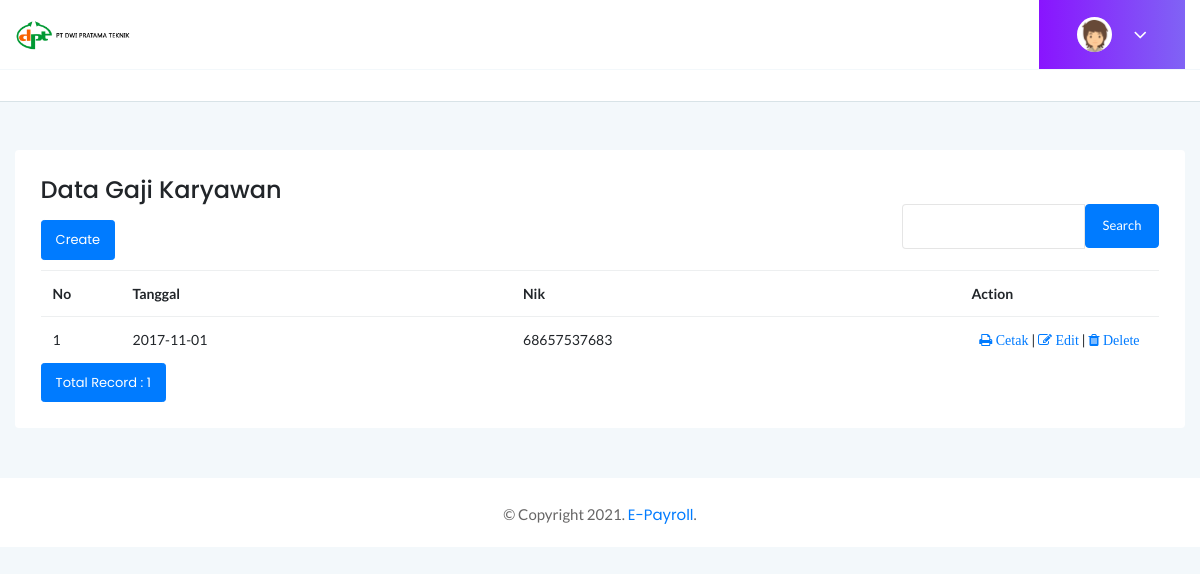
Screenshot of /index.php/gaji with the database file from the repository.
### tables this page shows
CREATE TABLE `gaji` (
  `id_gaji` int(11) NOT NULL,
  `tgl` date DEFAULT NULL,
  `nik` varchar(30) DEFAULT NULL
);

### application/controllers/Gaji.php (called while the page is built, shortened)
<?php
class Gaji extends CI_Controller
{
	public function index()
	{
		$q = urldecode($this->input->get('q', TRUE));
		$start = intval($this->input->get('start'));
		if ($q <> '') {
			$config['base_url'] = base_url().'admin/index.html?q='.urlencode($q);
			$config['first_url'] = base_url().'admin/index.html?q='.urlencode($q);
		} else {
			$config['base_url'] = base_url().'admin/index.html?q=';
			$config['first_url'] = base_url().'admin/index.html?q=';
		}
		$config['per_page'] = 10;
		$config['page_query_string'] = TRUE;
		$config['total_rows'] = $this->M_gaji->total_rows($q);
		$gaji = $this->M_gaji->get_limit_data($config['per_page'], $start, $q);
		$this->load->library('pagination');
        $this->pagination->initialize($config);
		$data = array(
            'gaji_data' => $gaji,
            'q' => $q,
            'pagination' => $this->pagination->create_links(),
            'total_rows' => $config['total_rows'],
            'start' => $start,
            'konten' => 'admin/listgaji',
            'judul' => 'Data Gaji Karyawan',
        );
        $this->load->view('index', $data);
	}
}

### index.php (called while the page is built, shortened)
<?php
require_once BASEPATH.'core/CodeIgniter.php';

### application/config/config.php (called while the page is built, shortened)
<?php
$config['base_url'] = 'http://localhost/e-payroll/';
$config['index_page'] = '';
$config['uri_protocol']	= 'REQUEST_URI';
$config['url_suffix'] = '';
$config['language']	= 'english';
$config['charset'] = 'UTF-8';
$config['enable_hooks'] = FALSE;
$config['subclass_prefix'] = 'MY_';
$config['composer_autoload'] = FALSE;
$config['permitted_uri_chars'] = 'a-z 0-9~%.:_\-';
$config['enable_query_strings'] = FALSE;
$config['controller_trigger'] = 'c';
$config['function_trigger'] = 'm';
$config['directory_trigger'] = 'd';
$config['allow_get_array'] = TRUE;
$config['log_threshold'] = 0;
$config['log_path'] = '';
$config['log_file_extension'] = '';
$config['log_file_permissions'] = 0644;
$config['log_date_format'] = 'Y-m-d H:i:s';
$config['error_views_path'] = '';
$config['cache_path'] = '';
$config['cache_query_string'] = FALSE;
$config['encryption_key'] = '';
$config['sess_driver'] = 'files';
$config['sess_cookie_name'] = 'ci_session';
$config['sess_expiration'] = 7200;
$config['sess_save_path'] = NULL;
$config['sess_match_ip'] = FALSE;
$config['sess_time_to_update'] = 300;
$config['sess_regenerate_destroy'] = FALSE;
$config['cookie_prefix']	= '';
$config['cookie_domain']	= '';
$config['cookie_path']		= '/';
$config['cookie_secure']	= FALSE;
$config['cookie_httponly'] 	= FALSE;
$config['standardize_newlines'] = FALSE;
$config['global_xss_filtering'] = FALSE;
$config['csrf_protection'] = FALSE;
$config['csrf_token_name'] = 'csrf_test_name';
$config['csrf_cookie_name'] = 'csrf_cookie_name';
$config['csrf_expire'] = 7200;
$config['csrf_regenerate'] = TRUE;
$config['csrf_exclude_uris'] = array();
$config['compress_output'] = FALSE;
$config['time_reference'] = 'local';
$config['rewrite_short_tags'] = FALSE;
$config['proxy_ips'] = '';

### application/models/M_gaji.php (called while the page is built, shortened)
<?php
class M_gaji extends CI_Model
{
	public $table = 'gaji';
	public $id = 'id_gaji';
	public $order = 'DESC';
	function total_rows($q = NULL)
	{
		$this->db->like('id_gaji', $q);
		$this->db->or_like('tgl', $q);
		$this->db->or_like('nik', $q);
		$this->db->from($this->table);
		return $this->db->count_all_results();
	}
	function get_limit_data($limit, $start = 0, $q = NULL)
	{
		$this->db->order_by($this->id, $this->order);
        $this->db->like('id_gaji', $q);
		$this->db->or_like('tgl', $q);
		$this->db->or_like('nik', $q);
		$this->db->limit($limit, $start);
        return $this->db->get($this->table)->result();
	}
}

### application/views/admin/listgaji.php (the view, shortened to what this page needs)
   <div class="main-content-inner">
       <div class="container">
           <div class="row">
<div class="col-lg-12 mt-5">
                   <div class="card">
                       <div class="card-body">
			<h4><?= $judul;?></h4>
			<div class="row" style="margin-bottom: 10px">
				<div class="col-md-4 mt-3">
					<?= anchor(base_url('gaji/create'),'Create', 'class="btn btn-sm btn-primary"');?>
				</div>
				<div class="col-md-4 text-center">
				</div>
				<div class="col-md-1 text-right">
				</div>
				<div class="col-md-3 text-right">
					<form action="<?= base_url('gaji/index');?>" class="form-inline" method="get">
						<div class="input-group">
							<input type="text" class="form-control" name="q" value="<?= $q;?>">
							<span class="input-group-btn">
							<button class="btn btn-primary" type="submit">Search</button>
							</span>
						</div>
					</form>
				</div>
			</div>
                           <div class="single-table">
                               <div class="table-responsive">
                                   <table class="table">
					<tr>
						<th>No</th>
						<th>Tanggal</th>
						<th>Nik</th>
						<th>Action</th>
					</tr><?php
					foreach ($gaji_data as $gaji)
					{
					?>
					<tr>
						<td width="80px"><?= ++$start;?></td>
						<td><?= $gaji->tgl;?></td>
						<td><?= $gaji->nik;?></td>
						<td style="text-align:center" width="200px">
							<?php
							echo anchor(base_url('app/slip_gaji/'.$gaji->nik.'/'.$gaji->tgl),'<i class="fa fa-print"> Cetak</i>');
							echo ' | ';
							echo anchor(base_url('gaji/update/'.$gaji->id_gaji),'<i class="fa fa-pencil-square-o"> Edit</i>');
							echo ' | ';
							echo anchor(base_url('gaji/delete/'.$gaji->id_gaji),'<i class="fa fa-trash"> Delete</i>','onclick="javasciprt: return confirm(\'Are You Sure ?\')"');
							?>
						</td>
					</tr>
					<?php } ?>
                                   </table>
					<div class="row">
						<div class="col-md-6">
							<a href="#" class="btn btn-sm btn-primary">Total Record : <?= $total_rows;?></a>
						</div>
						<div class="col-md-6 text-right">
						</div>
					</div>
                               </div>
                           </div>
                       </div>
                   </div>
               </div>
           </div>
       </div>
   </div>

### rows the page displays
gaji: tgl "2017-11-01", nik "68657537683", nik+tgl "Cetak", id_gaji "Edit", id_gaji "Delete"

### other values shown
$judul "Data Gaji Karyawan"
$total_rows "1"
